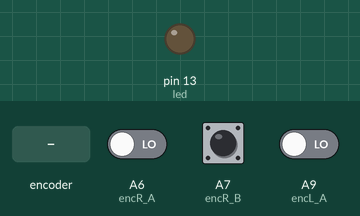
Recording of a sketch running on a simulated Teensy 4. Parts: output pins drawn as LEDs (lit = HIGH). Inputs (shaded band) come from the test bench; at power-on: A6 (encR_A) LOW, A7 (encR_B) HIGH, A9 (encL_A) LOW. Storage starts empty; what the sketch prints to the serial monitor is not drawn.

Above: at 0.03 s.
At 1.2 s:
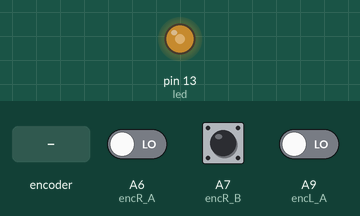
1.3 s: rotary encoder on A6 (encR_A) / A7 (encR_B) turned 1 step (first pin leading)
Timing chart, 0 to 4.3 s (numbered marks = the images above; inputs shaded):
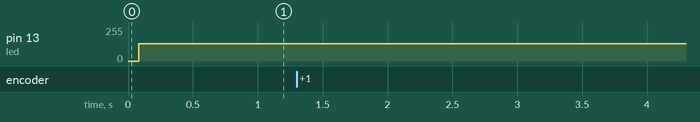

Measured:
- after the input at 1.3 s, every drawn part: stays the same

The sketch:

peace3master.ino
```cpp
#include <TimerOne.h>
#define encR_A 20
#define encR_B 21
#define encL_A 23
#define encL_B  22
#include <SD.h>
#include <SPI.h>

// On the Ethernet Shield, CS is pin 4. Note that even if it's not
// used as the CS pin, the hardware CS pin (10 on most Arduino boards,
// 53 on the Mega) must be left as an output or the SD library
// functions will not work.

// change this to match your SD shield or module;
// Arduino Ethernet shield: pin 4
// Adafruit SD shields and modules: pin 10
// Sparkfun SD shield: pin 8
// Teensy audio board: pin 10
// Wiz820+SD board: pin 4
// Teensy 2.0: pin 0
// Teensy++ 2.0: pin 20
int cnt=0;
const int chipSelect = 4;
String s[3];
int count=0;
int lim=30;
volatile  int encR_pos = 0;
volatile  int encL_pos = 0;
int lastR;
int lastL;
const int led = LED_BUILTIN;    // the number of the LED pin
int ledState = LOW;
volatile unsigned long blinkCount = 0;
/// Variables will change :
            // ledState used to set the LED
// Generally, you should use "unsigned long" for variables that hold time
// The value will quickly become too large for an int to store
unsigned long previousMillis = 0;        // will store last time LED was updated
// constants won't change :
const long interval = 1000;           // interval at which to blink (milliseconds)
double l=36.5;
double r=6.125;
double tt;
double a=0;
double b=0;
double rr;
double x;
double y;
double bx;
double by;
double ax;
double ay;
double bb;
double aa;
unsigned long bblinkCopy=0;
double time1;
 double time2;
 double pt1;
  double pt2;
  double kpa=1,kpb=1;
  double pida=0,pidb=0;
  double errora,errorb;
int cpr;
int cpm;
void setup() {
   Serial.begin(9600);
   while (!Serial) {
    ; // wait for serial port to connect. Needed for Leonardo only
  }


  // see if the card is present and can be initialized:
  if (!SD.begin(chipSelect)) {
        // don't do anything more:
    return;
  }
  // open the file. note that only one file can be open at a time,
  // so you have to close this one before opening another.
  File dataFile = SD.open("datalog.txt");
  // if the file is available, write to it:
  if (dataFile) {
    while (dataFile.available()) {
      int c=dataFile.read();

       if((c!='\n')&&(c!=','))
      {
        s[count]+=(char)c;
       }
      else{Serial.print(s[count].toFloat());Serial.print(",");count++;if(count==3){Serial.println();count=0;cnt++;}s[count]="";}
      }
    dataFile.close();
  }
  // if the file isn't open, pop up an error:
  else {
    Serial.println("error opening datalog.txt");
  }
  Serial3.begin(9600);
  pinMode(led, OUTPUT);
  pinMode(encR_B, INPUT);
  pinMode(encR_A, INPUT);
  pinMode(encL_B, INPUT);
  pinMode(encL_A, INPUT);
  attachInterrupt(digitalPinToInterrupt(encR_A), encR, RISING);
  attachInterrupt(digitalPinToInterrupt(encL_A), encL, RISING);
  Serial.begin (115200);
  Serial.println(cnt);
  delay(10);
  Timer1.initialize(1000);
  Timer1.attachInterrupt(blinkLED);
  int ledState = LOW;
volatile unsigned long blinkCount = 0;
  //  Serial1.write(32);
}
void blinkLED(void)
{
  if (ledState == LOW) {
    ledState = HIGH;
    blinkCount = blinkCount + 1;  // increase when LED turns on
  } else {
    ledState = LOW;
  }
  digitalWrite(led, ledState);
}
void rev()
{
 a=(2*PI*r*encR_pos)/3261     ;
 b=(2*PI*r*encL_pos)/3275;
}
void encR()
{
   if (digitalRead(encR_A) == HIGH) {   // found a low-to-high on channel A
    if (digitalRead(encR_B) == LOW) {  // check channel B to see which way
                                             // encoder is turning
      encR_pos--;         // CCW
    }
    else {
      encR_pos++;         // CW
    }
  }
  else                                        // found a high-to-low on channel A
  {
    if (digitalRead(encR_B) == LOW) {   // check channel B to see which way
                                              // encoder is turning
      encR_pos++;          // CW
    }
    else {
      encR_pos = encR_pos--;          // CCW
    }
}}
void encL()
{
   if (digitalRead(encL_A) == HIGH) {   // found a low-to-high on channel A
    if (digitalRead(encL_B) == LOW) {  // check channel B to see which way
                                             // encoder is turning
      encL_pos --;         // CCW
    }
    else {
      encL_pos ++;         // CW
    }
  }
  else                                        // found a high-to-low on channel A
  {
    if (digitalRead(encL_B) == LOW) {   // check channel B to see which way
                                              // encoder is turning
      encL_pos++;          // CW
    }
    else {
      encL_pos--;          // CCW
    }
}

}
//void encR()
//{
//  if (digitalRead(encR_B)) encR_pos++;
//  else encR_pos--;
//}
//void encL()
//{
//  if (digitalRead(encL_B)) encL_pos++;
//  else encL_pos--;
//}
void xxyy()
{
  if (a!=b)
  {rr=(a*l)/(b-a);
  tt=(b-a)/l;
  y=(l/2+rr)*sin(tt);
  x=(l/2+rr)*cos(tt);
  ay=rr*sin(tt);
  ax=rr*cos(tt);
  bx=(rr+l)*cos(tt);
  by=(rr+l)*sin(tt);
  }
}

void loop()
{  unsigned long blinkCopy=0;
rev();
xxyy();
   while(Serial.available())
   {char m=Serial.read();
  if ('m'==m)
  { encL_pos=0;
  encR_pos=0;a=0;b=0;}
   }

   noInterrupts();
   blinkCopy = blinkCount;
  interrupts();

   if (!((lastL == encL_pos)&&(lastR ==encR_pos)))
  {
  Serial.print(blinkCopy);Serial.print(" ");Serial.print(encR_pos); Serial.print(" "); Serial.print(encL_pos); Serial.print(" "); Serial.print((b-a)/l); Serial.print(" "); Serial.println((a+b)/2);//Serial.print(" "); Serial.print(x); Serial.print(" "); Serial.print(y);Serial.print(" "); Serial.print(ax); Serial.print(" "); Serial.print(ay);Serial.print(" "); Serial.print(bx); Serial.print(" "); Serial.println(by);
 //Serial.print(blinkCopy);Serial.print(" ");  Serial.print(aa); Serial.print(" "); Serial.print(a);Serial.print(" ");
 }
  bblinkCopy=blinkCopy;
   lastR = encR_pos;
  lastL = encL_pos;
  //Serial.print(digitalRead(encR_A)); delayMicroseconds(10); Serial.println(digitalRead(encR_B)); delayMicroseconds(10);Serial.print('\t');
  //Serial.print(digitalRead(encL_A)); delayMicroseconds(10); Serial.println(digitalRead(encL_B)); delayMicroseconds(10

}
```
